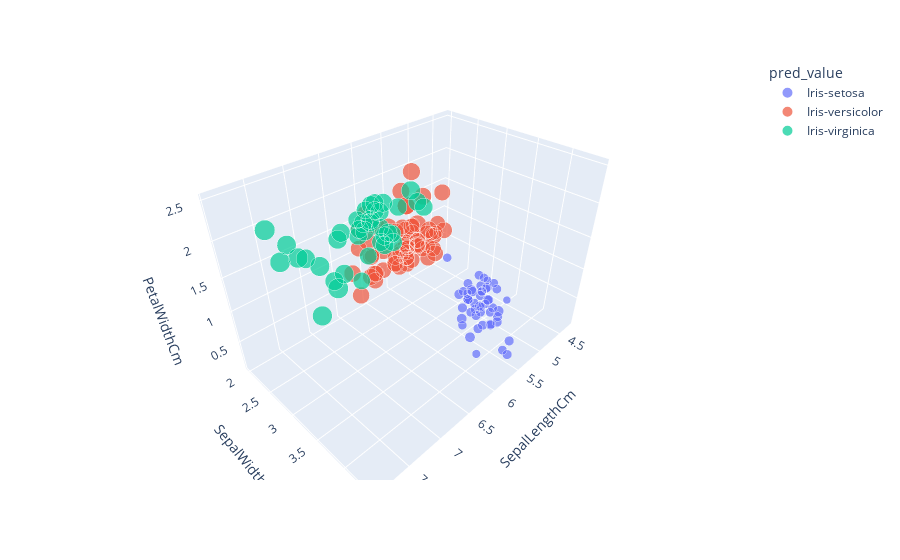

The code cell stored with this chart in its notebook:
### Markdown cell above
### 3D Visualization

### Code cell
import plotly.express as px
px.scatter_3d(iris_df_pred, x = 'SepalLengthCm', y = 'SepalWidthCm', z = 'PetalWidthCm', size='PetalLengthCm', color='pred_value')

### Figure 1 — Plotly figure (JSON) as saved in the notebook; plotly's stock layout.template omitted (floating-point values rounded to 4 significant figures)
{"data": [{"hovertemplate": "pred_value=Iris-setosa<br>SepalLengthCm=%{x}<br>SepalWidthCm=%{y}<br>PetalWidthCm=%{z}<br>PetalLengthCm=%{marker.size}<extra></extra>", "legendgroup": "Iris-setosa", "marker": {"color": "#636efa", "size": [1.4, 1.4, 1.3, 1.5, 1.4, 1.7, 1.4, 1.5, 1.4, 1.5, 1.5, 1.6, 1.4, 1.1, 1.2, 1.5, 1.3, 1.4, 1.7, 1.5, 1.7, 1.5, 1, 1.7, 1.9, 1.6, 1.6, 1.5, 1.4, 1.6, 1.6, 1.5, 1.5, 1.4, 1.5, 1.2, 1.3, 1.5, 1.3, 1.5, 1.3, 1.3, 1.3, 1.6, 1.9, 1.4, 1.6, 1.4, 1.5, 1.4], "sizemode": "area", "sizeref": 0.01725, "symbol": "circle"}, "mode": "markers", "name": "Iris-setosa", "scene": "scene", "showlegend": true, "type": "scatter3d", "x": [5.1, 4.9, 4.7, 4.6, 5, 5.4, 4.6, 5, 4.4, 4.9, 5.4, 4.8, 4.8, 4.3, 5.8, 5.7, 5.4, 5.1, 5.7, 5.1, 5.4, 5.1, 4.6, 5.1, 4.8, 5, 5, 5.2, 5.2, 4.7, 4.8, 5.4, 5.2, 5.5, 4.9, 5, 5.5, 4.9, 4.4, 5.1, 5, 4.5, 4.4, 5, 5.1, 4.8, 5.1, 4.6, 5.3, 5], "y": [3.5, 3, 3.2, 3.1, 3.6, 3.9, 3.4, 3.4, 2.9, 3.1, 3.7, 3.4, 3, 3, 4, 4.4, 3.9, 3.5, 3.8, 3.8, 3.4, 3.7, 3.6, 3.3, 3.4, 3, 3.4, 3.5, 3.4, 3.2, 3.1, 3.4, 4.1, 4.2, 3.1, 3.2, 3.5, 3.1, 3, 3.4, 3.5, 2.3, 3.2, 3.5, 3.8, 3, 3.8, 3.2, 3.7, 3.3], "z": [0.2, 0.2, 0.2, 0.2, 0.2, 0.4, 0.3, 0.2, 0.2, 0.1, 0.2, 0.2, 0.1, 0.1, 0.2, 0.4, 0.4, 0.3, 0.3, 0.3, 0.2, 0.4, 0.2, 0.5, 0.2, 0.2, 0.4, 0.2, 0.2, 0.2, 0.2, 0.4, 0.1, 0.2, 0.1, 0.2, 0.2, 0.1, 0.2, 0.2, 0.3, 0.3, 0.2, 0.6, 0.4, 0.3, 0.2, 0.2, 0.2, 0.2]}, {"hovertemplate": "pred_value=Iris-versicolor<br>SepalLengthCm=%{x}<br>SepalWidthCm=%{y}<br>PetalWidthCm=%{z}<br>PetalLengthCm=%{marker.size}<extra></extra>", "legendgroup": "Iris-versicolor", "marker": {"color": "#EF553B", "size": [4.7, 4.5, 4, 4.6, 4.5, 4.7, 3.3, 4.6, 3.9, 3.5, 4.2, 4, 4.7, 3.6, 4.4, 4.5, 4.1, 4.5, 3.9, 4.8, 4, 4.9, 4.7, 4.3, 4.4, 4.8, 4.5, 3.5, 3.8, 3.7, 3.9, 5.1, 4.5, 4.5, 4.7, 4.4, 4.1, 4, 4.4, 4.6, 4, 3.3, 4.2, 4.2, 4.2, 4.3, 3, 4.1, 5.1, 4.5, 5, 5.1, 5, 4.9, 4.9, 4.8, 4.9, 5.1, 4.8, 5.1, 5, 5.1], "sizemode": "area", "sizeref": 0.01725, "symbol": "circle"}, "mode": "markers", "name": "Iris-versicolor", "scene": "scene", "showlegend": true, "type": "scatter3d", "x": [7, 6.4, 5.5, 6.5, 5.7, 6.3, 4.9, 6.6, 5.2, 5, 5.9, 6, 6.1, 5.6, 6.7, 5.6, 5.8, 6.2, 5.6, 5.9, 6.1, 6.3, 6.1, 6.4, 6.6, 6.8, 6, 5.7, 5.5, 5.5, 5.8, 6, 5.4, 6, 6.7, 6.3, 5.6, 5.5, 5.5, 6.1, 5.8, 5, 5.6, 5.7, 5.7, 6.2, 5.1, 5.7, 5.8, 4.9, 5.7, 5.8, 6, 5.6, 6.3, 6.2, 6.1, 6.3, 6, 5.8, 6.3, 5.9], "y": [3.2, 3.2, 2.3, 2.8, 2.8, 3.3, 2.4, 2.9, 2.7, 2, 3, 2.2, 2.9, 2.9, 3.1, 3, 2.7, 2.2, 2.5, 3.2, 2.8, 2.5, 2.8, 2.9, 3, 2.8, 2.9, 2.6, 2.4, 2.4, 2.7, 2.7, 3, 3.4, 3.1, 2.3, 3, 2.5, 2.6, 3, 2.6, 2.3, 2.7, 3, 2.9, 2.9, 2.5, 2.8, 2.7, 2.5, 2.5, 2.8, 2.2, 2.8, 2.7, 2.8, 3, 2.8, 3, 2.7, 2.5, 3], "z": [1.4, 1.5, 1.3, 1.5, 1.3, 1.6, 1, 1.3, 1.4, 1, 1.5, 1, 1.4, 1.3, 1.4, 1.5, 1, 1.5, 1.1, 1.8, 1.3, 1.5, 1.2, 1.3, 1.4, 1.4, 1.5, 1, 1.1, 1, 1.2, 1.6, 1.5, 1.6, 1.5, 1.3, 1.3, 1.3, 1.2, 1.4, 1.2, 1, 1.3, 1.2, 1.3, 1.3, 1.1, 1.3, 1.9, 1.7, 2, 2.4, 1.5, 2, 1.8, 1.8, 1.8, 1.5, 1.8, 1.9, 1.9, 1.8]}, {"hovertemplate": "pred_value=Iris-virginica<br>SepalLengthCm=%{x}<br>SepalWidthCm=%{y}<br>PetalWidthCm=%{z}<br>PetalLengthCm=%{marker.size}<extra></extra>", "legendgroup": "Iris-virginica", "marker": {"color": "#00cc96", "size": [4.9, 5, 6, 5.9, 5.6, 5.8, 6.6, 6.3, 5.8, 6.1, 5.1, 5.3, 5.5, 5.3, 5.5, 6.7, 6.9, 5.7, 6.7, 5.7, 6, 5.6, 5.8, 6.1, 6.4, 5.6, 5.6, 6.1, 5.6, 5.5, 5.4, 5.6, 5.1, 5.9, 5.7, 5.2, 5.2, 5.4], "sizemode": "area", "sizeref": 0.01725, "symbol": "circle"}, "mode": "markers", "name": "Iris-virginica", "scene": "scene", "showlegend": true, "type": "scatter3d", "x": [6.9, 6.7, 6.3, 7.1, 6.3, 6.5, 7.6, 7.3, 6.7, 7.2, 6.5, 6.4, 6.8, 6.4, 6.5, 7.7, 7.7, 6.9, 7.7, 6.7, 7.2, 6.4, 7.2, 7.4, 7.9, 6.4, 6.1, 7.7, 6.3, 6.4, 6.9, 6.7, 6.9, 6.8, 6.7, 6.7, 6.5, 6.2], "y": [3.1, 3, 3.3, 3, 2.9, 3, 3, 2.9, 2.5, 3.6, 3.2, 2.7, 3, 3.2, 3, 3.8, 2.6, 3.2, 2.8, 3.3, 3.2, 2.8, 3, 2.8, 3.8, 2.8, 2.6, 3, 3.4, 3.1, 3.1, 3.1, 3.1, 3.2, 3.3, 3, 3, 3.4], "z": [1.5, 1.7, 2.5, 2.1, 1.8, 2.2, 2.1, 1.8, 1.8, 2.5, 2, 1.9, 2.1, 2.3, 1.8, 2.2, 2.3, 2.3, 2, 2.1, 1.8, 2.1, 1.6, 1.9, 2, 2.2, 1.4, 2.3, 2.4, 1.8, 2.1, 2.4, 2.3, 2.3, 2.5, 2.3, 2, 2.3]}], "layout": {"legend": {"itemsizing": "constant", "title": {"text": "pred_value"}, "tracegroupgap": 0}, "margin": {"t": 60}, "scene": {"domain": {"x": [0, 1], "y": [0, 1]}, "xaxis": {"title": {"text": "SepalLengthCm"}}, "yaxis": {"title": {"text": "SepalWidthCm"}}, "zaxis": {"title": {"text": "PetalWidthCm"}}}}}
